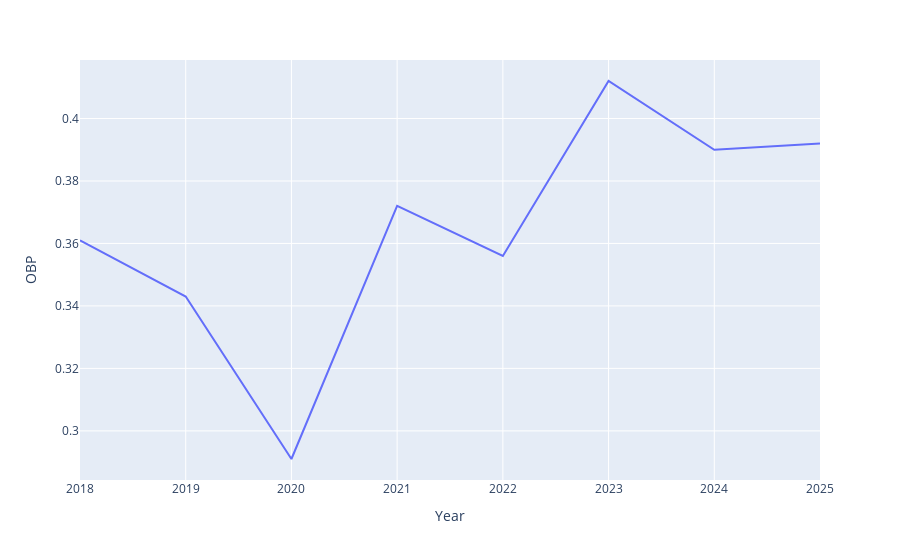

Notebook cell for this chart:
### Code cell
fig = px.line(df[franmask],
                 x = 'Year',
                 y = 'OBP')

fig.show()

### Figure 1 — Plotly figure (JSON) as saved in the notebook; plotly's stock layout.template omitted (floating-point values rounded to 4 significant figures)
{"data": [{"hovertemplate": "Year=%{x}<br>OBP=%{y}<extra></extra>", "legendgroup": "", "line": {"color": "#636efa", "dash": "solid"}, "marker": {"symbol": "circle"}, "mode": "lines", "name": "", "orientation": "v", "showlegend": false, "type": "scatter", "x": [2025, 2024, 2023, 2022, 2021, 2020, 2019, 2018], "xaxis": "x", "y": [0.392, 0.39, 0.412, 0.356, 0.372, 0.291, 0.343, 0.361], "yaxis": "y"}], "layout": {"autosize": true, "legend": {"tracegroupgap": 0}, "margin": {"t": 60}, "xaxis": {"anchor": "y", "autorange": true, "domain": [0, 1], "range": [2018, 2025], "title": {"text": "Year"}, "type": "linear"}, "yaxis": {"anchor": "x", "autorange": true, "domain": [0, 1], "range": [0.2843, 0.4187], "title": {"text": "OBP"}, "type": "linear"}}}
